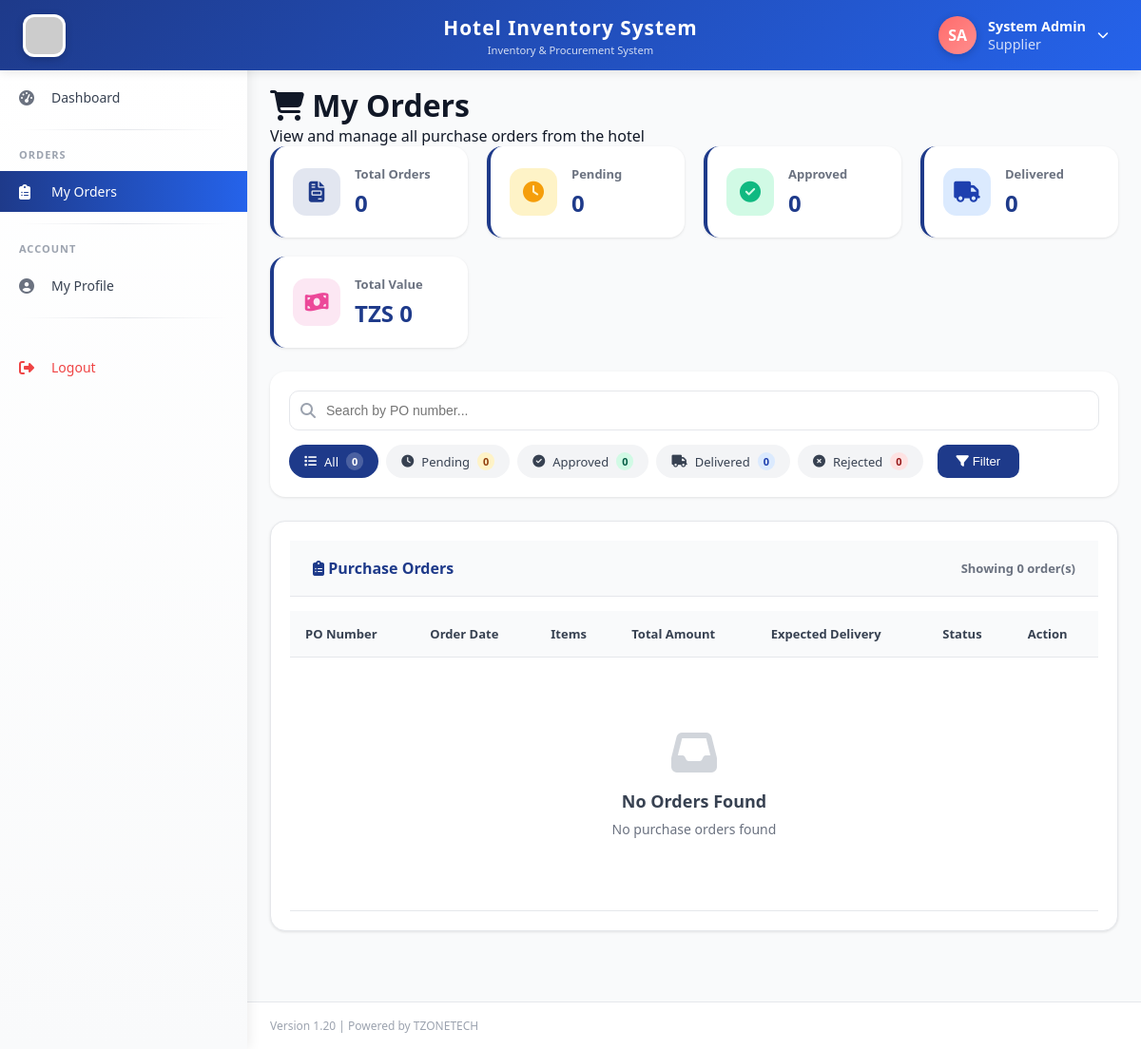
The app's page /supplier/orders.php (signed in), older data.
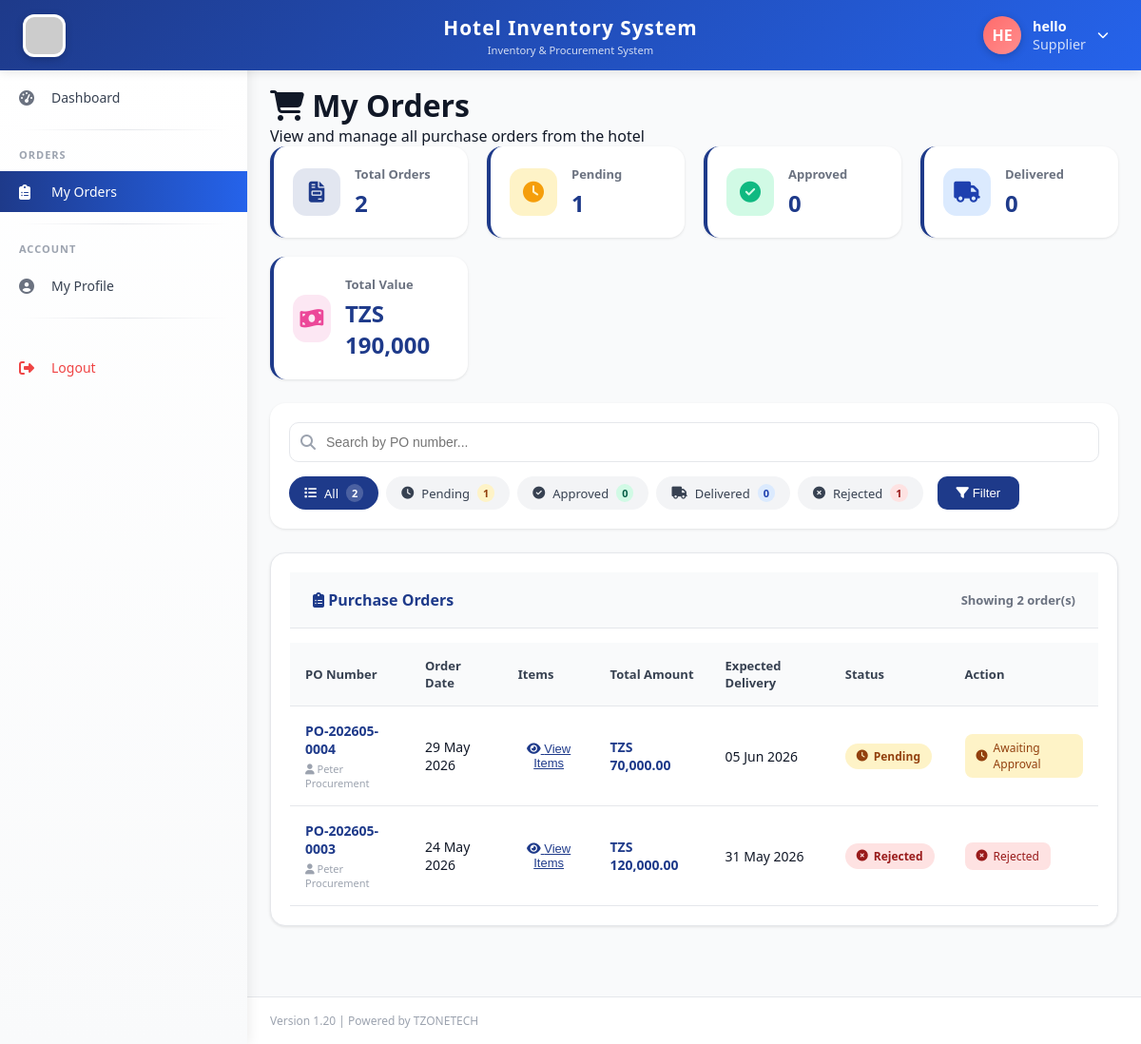
The same page, newer data.
### tables this page shows
CREATE TABLE `users` (
  `id` int(11) NOT NULL,
  `fullname` varchar(100) NOT NULL,
  `username` varchar(50) NOT NULL,
  `password` varchar(255) NOT NULL,
  `email` varchar(100) NOT NULL,
  `phone` varchar(20) DEFAULT NULL,
  `role_id` int(11) NOT NULL,
  `status` enum('active','inactive') DEFAULT 'active',
  `created_at` timestamp NOT NULL DEFAULT current_timestamp(),
  `phone_verified` tinyint(4) DEFAULT 0,
  `reset_token` varchar(100) DEFAULT NULL,
  `reset_expires` datetime DEFAULT NULL,
  `profile_picture` varchar(255) DEFAULT NULL,
  `updated_at` timestamp NOT NULL DEFAULT current_timestamp() ON UPDATE current_timestamp()
);

CREATE TABLE `purchase_orders` (
  `id` int(11) NOT NULL,
  `po_number` varchar(50) NOT NULL,
  `supplier_id` int(11) NOT NULL,
  `order_date` date NOT NULL,
  `expected_delivery` date DEFAULT NULL,
  `total_amount` decimal(12,2) DEFAULT 0.00,
  `status` enum('pending','approved','rejected','delivered','confirmed') DEFAULT 'pending',
  `created_by` int(11) NOT NULL,
  `approved_by` int(11) DEFAULT NULL,
  `notes` text DEFAULT NULL,
  `created_at` timestamp NOT NULL DEFAULT current_timestamp()
);

### supplier/orders.php (the view, shortened to what the rows shown need)
<?php
require_once '../includes/auth_check.php';
$supplier_id = $_SESSION['supplier_id'] ?? $_SESSION['user_id'];
$sql = "SELECT po.*, u.fullname as created_by_name
        FROM purchase_orders po
        JOIN users u ON po.created_by = u.id
        WHERE po.supplier_id = ?";
$sql .= " ORDER BY po.created_at DESC";
$stmt = $db->prepare($sql);
$stmt->bind_param("i", $supplier_id);
$stmt->execute();
$result = $stmt->get_result();
$orders = $result->fetch_all(MYSQLI_ASSOC);
include '../templates/header.php';
?>
<div class="main-content">
    <div class="page-header">
        <h1><i class="fas fa-shopping-cart"></i> My Orders</h1>
    </div>
    <div class="card animate-card">
        <div class="card-body">
            <div class="table-responsive">
                <table class="data-table">
                    <thead>
                        <tr>
                            <th>PO Number</th>
                            <th>Order Date</th>
                            <th>Items</th>
                            <th>Total Amount</th>
                            <th>Expected Delivery</th>
                            <th>Status</th>
                            <th>Action</th>
                        </tr>
                    </thead>
                    <tbody>
                        <?php if(count($orders) > 0): ?>
                            <?php foreach($orders as $index => $order): ?>
                                <tr class="order-row" style="animation-delay: <?php echo $index * 0.03; ?>s">
                                    <td>
                                        <div class="po-cell">
                                            <strong class="po-number"><?php echo $order['po_number']; ?></strong>
                                            <div class="po-meta">
                                                <i class="fas fa-user"></i> <?php echo htmlspecialchars($order['created_by_name']); ?>
                                            </div>
                                        </div>
                            </td>
                                    <td><?php echo date('d M Y', strtotime($order['order_date'])); ?></td>
                                    <td>
                                        <button onclick="viewOrderItems(<?php echo $order['id']; ?>)" class="btn-link">
                                            <i class="fas fa-eye"></i> View Items
                                        </button>
                                     </td>
                                    <td>
                                        <div class="amount-cell">
                                            TZS <?php echo number_format($order['total_amount'], 2); ?>
                                        </div>
                                    </td>
                                    <td>
                                        <?php if($order['expected_delivery']): ?>
                                            <?php echo date('d M Y', strtotime($order['expected_delivery'])); ?>
                                        <?php else: ?>
                                            <span class="text-muted">Not specified</span>
                                        <?php endif; ?>
                                    </td>
                                    <td>
                                        <span class="status-badge status-<?php echo $order['status']; ?>">
                                            <i class="fas <?php
                                                echo $order['status'] == 'pending' ? 'fa-clock' :
                                                    ($order['status'] == 'approved' ? 'fa-check-circle' :
                                                    ($order['status'] == 'delivered' ? 'fa-truck' : 'fa-times-circle'));
                                            ?>"></i>
                                            <?php echo ucfirst($order['status']); ?>
                                        </span>
                                    </td>
                                    <td>
                                        <?php if($order['status'] == 'approved'): ?>
                                            <!-- <button onclick="markAsDelivered(<?php echo $order['id']; ?>)" class="btn-deliver">
                                                <i class="fas fa-check"></i> Mark Delivered
                                            </button> -->
                                        <?php elseif($order['status'] == 'delivered'): ?>
                                            <span class="delivered-badge">
                                                <i class="fas fa-check-circle"></i> Completed
                                            </span>
                                        <?php elseif($order['status'] == 'rejected'): ?>
                                            <span class="rejected-badge">
                                                <i class="fas fa-times-circle"></i> Rejected
                                            </span>
                                        <?php else: ?>
                                            <span class="pending-badge">
                                                <i class="fas fa-clock"></i> Awaiting Approval
                                            </span>
                                        <?php endif; ?>
                                    </td>
                                </tr>
                            <?php endforeach; ?>
                        <?php endif; ?>
                    </tbody>
                </table>
            </div>
        </div>
    </div>
</div>
<?php include '../templates/footer.php'; ?>

### templates/header.php (shortened to what the rows shown need)
<!DOCTYPE html>
<html lang="en">
<head>
    <link rel="stylesheet" href="https://cdnjs.cloudflare.com/ajax/libs/font-awesome/6.4.0/css/all.min.css">
    <link rel="stylesheet" href="<?php echo APP_URL; ?>/assets/css/style.css">
</head>
<body>
    <div class="top-header">
        <div class="header-right">
            <div class="user-info" id="userInfoBtn">
                <div class="user-avatar-circle" id="userAvatar">
                    <?php
                    $user_id = $_SESSION['user_id'] ?? 0;
                    $profile_pic = '';
                    $fullname = $_SESSION['fullname'] ?? 'User';
                    $profile_pic_url = '';
                    if ($user_id > 0 && isset($db)) {
                        $pic_sql = "SELECT profile_picture, fullname, username FROM users WHERE id = ?";
                        $pic_stmt = $db->prepare($pic_sql);
                        $pic_stmt->bind_param("i", $user_id);
                        $pic_stmt->execute();
                        $pic_result = $pic_stmt->get_result();
                        if ($pic_row = $pic_result->fetch_assoc()) {
                            $profile_pic = $pic_row['profile_picture'];
                            $fullname = $pic_row['fullname'];
                            if (!empty($profile_pic)) {
                                $profile_pic_url = APP_URL . '../uploads/profile_pictures/' . $profile_pic;
                                $doc_root = $_SERVER['DOCUMENT_ROOT'];
                                $file_path = $doc_root . '/hotel_inventory_system/uploads/profile_pictures/' . $profile_pic;
                                if (!file_exists($file_path)) {
                                    $file_path = $doc_root . '../uploads/profile_pictures/' . $profile_pic;
                                    if (!file_exists($file_path)) {
                                        $profile_pic_url = '';
                                    }
                                }
                            }
                        }
                    }
                    if ($profile_pic_url && !empty($profile_pic)):
                    ?>
                        <img src="<?php echo $profile_pic_url; ?>?t=<?php echo time(); ?>" alt="Profile" id="headerProfileImg" onerror="this.style.display='none'; this.parentElement.innerHTML='<?php
                            $name_parts = explode(' ', $fullname);
                            $initial = strtoupper(substr($name_parts[0], 0, 1));
                            if (isset($name_parts[1])) {
                                $initial .= strtoupper(substr($name_parts[1], 0, 1));
                            } else if (strlen($name_parts[0]) > 1) {
                                $initial .= strtoupper(substr($name_parts[0], 1, 1));
                            } else {
                                $initial .= strtoupper(substr($fullname, 0, 1));
                            }
                            echo $initial;
                        ?>'">
                    <?php else:
                        $name_parts = explode(' ', $fullname);
                        $initial = strtoupper(substr($name_parts[0], 0, 1));
                        if (isset($name_parts[1])) {
                            $initial .= strtoupper(substr($name_parts[1], 0, 1));
                        } else if (strlen($name_parts[0]) > 1) {
                            $initial .= strtoupper(substr($name_parts[0], 1, 1));
                        } else {
                            $initial .= strtoupper(substr($fullname, 0, 1));
                        }
                    ?>
                        <span id="headerInitials"><?php echo $initial; ?></span>
                    <?php endif; ?>
                </div>
                <div class="user-details">
                    <span class="user-name" id="headerUserName"><?php echo htmlspecialchars($fullname); ?></span>
                    <span class="user-role"><?php echo $_SESSION['role'] ?? 'Guest'; ?></span>
                </div>
            </div>
        </div>
    </div>

Row changes from the older to the newer data that the page shows:
changed users: fullname "SA" → "HE"; fullname "System Admin" → "hello"
added purchase_orders: po_number "PO-202605-0004", created_by.fullname "Peter Procurement", order_date "29 May 2026", total_amount "70,000.00", expected_delivery "05 Jun 2026", status "Pending", shows "Awaiting Approval"
added purchase_orders: po_number "PO-202605-0003", created_by.fullname "Peter Procurement", order_date "24 May 2026", total_amount "120,000.00", expected_delivery "31 May 2026", status "Rejected"
Text that changed along with them:
$order_stats['total']: "0" → "2"
$order_stats['pending']: "0" → "1"
$order_stats['total_amount']: "0" → "190,000"
$order_stats['rejected']: "0" → "1"
count($orders): "0" → "2"
text no longer shown: "No Orders Found No purchase orders found"
